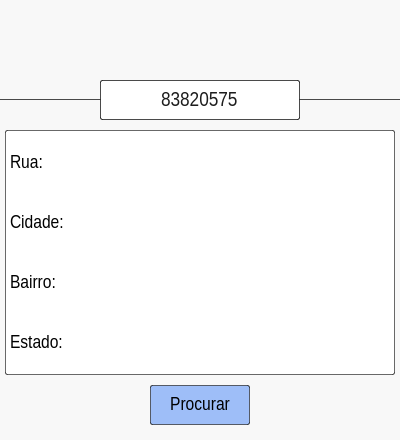
<?xml version="1.0" encoding="UTF-8"?>
<ui version="4.0">
 <class>MainWindow</class>
 <widget class="QMainWindow" name="MainWindow">
  <property name="geometry">
   <rect>
    <x>0</x>
    <y>0</y>
    <width>400</width>
    <height>440</height>
   </rect>
  </property>
  <property name="windowTitle">
   <string>MainWindow</string>
  </property>
  <property name="styleSheet">
   <string notr="true">background-color: rgb(248, 248, 248)</string>
  </property>
  <widget class="QWidget" name="centralwidget">
   <widget class="QLabel" name="roadmap_view_image">
    <property name="geometry">
     <rect>
      <x>0</x>
      <y>0</y>
      <width>400</width>
      <height>100</height>
     </rect>
    </property>
    <property name="styleSheet">
     <string notr="true">QLabel { border-color: rgb(0, 0, 0, 180);
			   border-bottom-width: 1px;
               border-style:solid }</string>
    </property>
    <property name="text">
     <string/>
    </property>
    <property name="pixmap">
     <pixmap>images/roadmap_view.png</pixmap>
    </property>
   </widget>
   <widget class="QPushButton" name="search">
    <property name="geometry">
     <rect>
      <x>150</x>
      <y>385</y>
      <width>100</width>
      <height>40</height>
     </rect>
    </property>
    <property name="font">
     <font>
      <family>Arial Narrow</family>
      <pointsize>14</pointsize>
     </font>
    </property>
    <property name="styleSheet">
     <string notr="true">QPushButton { background-color: rgb(158, 190, 248);
                         border-color: rgb(0, 0, 0, 150);
                         border-width: 1px;
                         border-style:solid;
                         border-radius: 2; }
QPushButton:hover { background-color: rgb(158, 190, 248, 200) }</string>
    </property>
    <property name="text">
     <string>Procurar</string>
    </property>
   </widget>
   <widget class="QFrame" name="frame_informations">
    <property name="geometry">
     <rect>
      <x>5</x>
      <y>130</y>
      <width>390</width>
      <height>245</height>
     </rect>
    </property>
    <property name="styleSheet">
     <string notr="true">QFrame { background-color: rgb(255, 255, 255);
                 border-color: rgb(0, 0, 0, 150);
                 border-width: 1px;
                 border-style:solid;
                 border-radius: 2; }
</string>
    </property>
    <property name="frameShape">
     <enum>QFrame::StyledPanel</enum>
    </property>
    <property name="frameShadow">
     <enum>QFrame::Raised</enum>
    </property>
    <widget class="QLabel" name="street">
     <property name="geometry">
      <rect>
       <x>5</x>
       <y>5</y>
       <width>380</width>
       <height>55</height>
      </rect>
     </property>
     <property name="font">
      <font>
       <family>Arial Narrow</family>
       <pointsize>14</pointsize>
      </font>
     </property>
     <property name="styleSheet">
      <string notr="true">QLabel { background-color: rgb(255, 255, 255);
               border-color: rgb(0, 0, 0);
               border-width: 0px;
               border-style:solid;
               border-radius: 0; }</string>
     </property>
     <property name="text">
      <string>Rua: </string>
     </property>
     <property name="margin">
      <number>5</number>
     </property>
    </widget>
    <widget class="QLabel" name="district">
     <property name="geometry">
      <rect>
       <x>5</x>
       <y>125</y>
       <width>380</width>
       <height>55</height>
      </rect>
     </property>
     <property name="font">
      <font>
       <family>Arial Narrow</family>
       <pointsize>14</pointsize>
      </font>
     </property>
     <property name="styleSheet">
      <string notr="true">QLabel { background-color: rgb(255, 255, 255);
               border-color: rgb(0, 0, 0);
               border-width: 0px;
               border-style:solid;
               border-radius: 0; }</string>
     </property>
     <property name="text">
      <string>Bairro: </string>
     </property>
     <property name="margin">
      <number>5</number>
     </property>
    </widget>
    <widget class="QLabel" name="city">
     <property name="geometry">
      <rect>
       <x>5</x>
       <y>65</y>
       <width>380</width>
       <height>55</height>
      </rect>
     </property>
     <property name="font">
      <font>
       <family>Arial Narrow</family>
       <pointsize>14</pointsize>
      </font>
     </property>
     <property name="styleSheet">
      <string notr="true">QLabel { background-color: rgb(255, 255, 255);
               border-color: rgb(0, 0, 0);
               border-width: 0px;
               border-style:solid;
               border-radius: 0; }</string>
     </property>
     <property name="text">
      <string>Cidade: </string>
     </property>
     <property name="margin">
      <number>5</number>
     </property>
    </widget>
    <widget class="QLabel" name="state">
     <property name="geometry">
      <rect>
       <x>5</x>
       <y>185</y>
       <width>380</width>
       <height>55</height>
      </rect>
     </property>
     <property name="font">
      <font>
       <family>Arial Narrow</family>
       <pointsize>14</pointsize>
      </font>
     </property>
     <property name="styleSheet">
      <string notr="true">QLabel { background-color: rgb(255, 255, 255);
               border-color: rgb(0, 0, 0);
               border-width: 0px;
               border-style:solid;
               border-radius: 0; }</string>
     </property>
     <property name="text">
      <string>Estado:</string>
     </property>
     <property name="margin">
      <number>5</number>
     </property>
    </widget>
   </widget>
   <widget class="QLineEdit" name="cep_number">
    <property name="geometry">
     <rect>
      <x>100</x>
      <y>80</y>
      <width>200</width>
      <height>40</height>
     </rect>
    </property>
    <property name="font">
     <font>
      <family>Arial Narrow</family>
      <pointsize>16</pointsize>
     </font>
    </property>
    <property name="styleSheet">
     <string notr="true">QLineEdit { background-color: rgb(255, 255, 255);
               color: rgb(29, 29, 29);
               border-color: rgb(0, 0, 0, 180);
               border-width: 1px;
               border-style: solid;
               border-radius: 2; }</string>
    </property>
    <property name="text">
     <string>83820575</string>
    </property>
    <property name="alignment">
     <set>Qt::AlignCenter</set>
    </property>
   </widget>
  </widget>
 </widget>
 <resources/>
 <connections/>
</ui>
